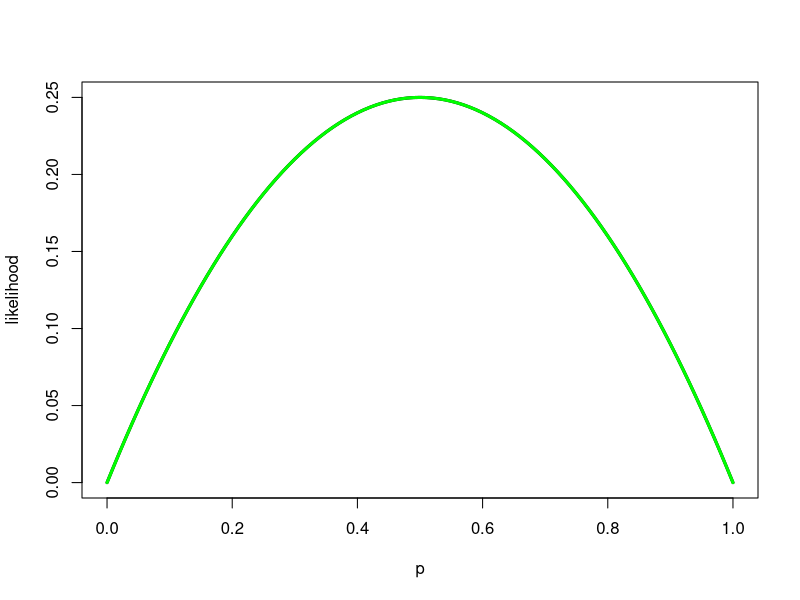
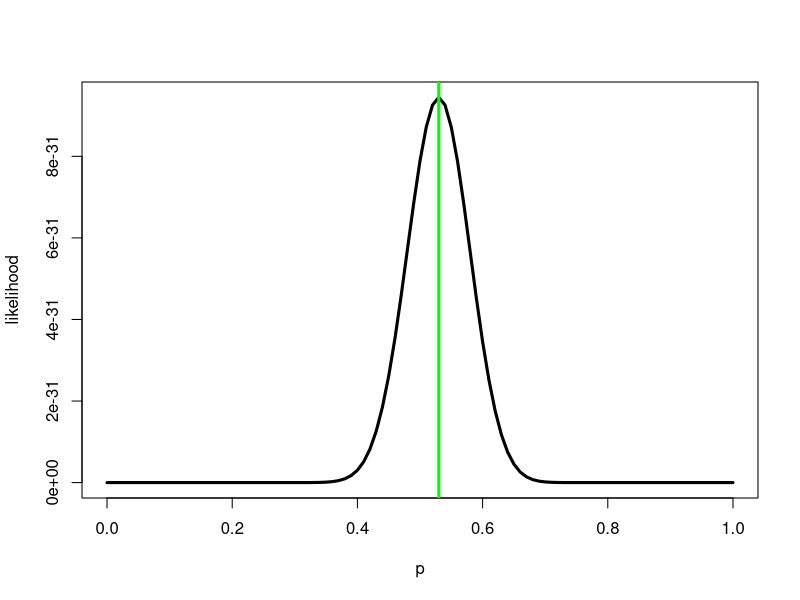

Write the R code that produced these figures, in order. (Note: this script raises an error after producing the figures.)
# Likelihood inference


# Bernoulli (i.e., "coin toss") likelihood function
L = function( p, x)  return( p^sum(x) * (1-p)^sum(1 - x) )
L = Vectorize( L, vectorize.args="p")

# Input data from the coin toss experiment
x_pseudo = c( rep( 1, ), rep( 0, ))
x_real = c( rep( 1, ), rep( 0, ))

# Which observed data has a higher likelihood consistent with p=.5?
L( .5, x_pseudo)
L( .5, x_real)

# Plot the likelihood for both data sets over a grid of values of p to determine
# value most consistent with the data
p_grid = seq( 0, 1, by=.01)
plot( p_grid, L( p_grid, x_pseudo), xlab="p", ylab="likelihood", type="l",lwd=3)
lines( p_grid, L( p_grid, x_real), col="green", lwd=3)

# Next, generate synthetic coin tosses for different values of p
n = 100
x = (runif(n) < .5)
#x = (runif(n) < .1)
#x = (runif(n) < .9)

p_grid = seq( 0, 1, by=.01)
plot( p_grid, L( p_grid, x), xlab="p", ylab="likelihood", type="l", lwd=3)
p_hat = mean(x)
abline( v=p_hat, col="green", lwd=3)


# How about the likelihood function for Gaussian data?
n = 30
mu = 0
sigma_sq = 2
x = rnorm( n=n, mean=mu, sd=ssqrt(sigma_sq))

L = function( mu, sigma_sq, x){
	return( prod(exp(-.5*(x - mu)^2/sigma_sq) / sqrt(2 * pi * sigma_sq)) )
	# Note that this is equivalent to:
	# prod( dnorm( x, mean=mu, sd=sqrt(sigma_sq))
}


# Assume that sigma^2 is fixed, and plot over a grid of mu values
L_mu_vec = Vectorize( L, vectorize.args="mu")
mu_grid = seq( -5, 5, by=.01)
plot( mu_grid, L_mu_vec( mu=mu_grid, sigma=sigma_sq, x), xlab="mu", 
      ylab="likelihood", type="l", lwd=3)
mu_hat = mean(x)
#abline( v=mu_hat, col="green", lwd=3)


# Assume that mu is fixed, and plot over a grid of sigma^2 values
L_sigma_sq_vec = Vectorize( L, vectorize.args="sigma_sq")
sigma_sq_grid = seq( 0, 10, by=.01)
plot( sigma_sq_grid, L_sigma_sq_vec( mu=mu, sigma_sq=sigma_sq_grid, x), 
      xlab="sigma_sq", ylab="likelihood", type="l", lwd=3)
sigma_sq_hat = mean((x - mean(x))^2)
#abline( v=sigma_sq_hat, col="green", lwd=3)
